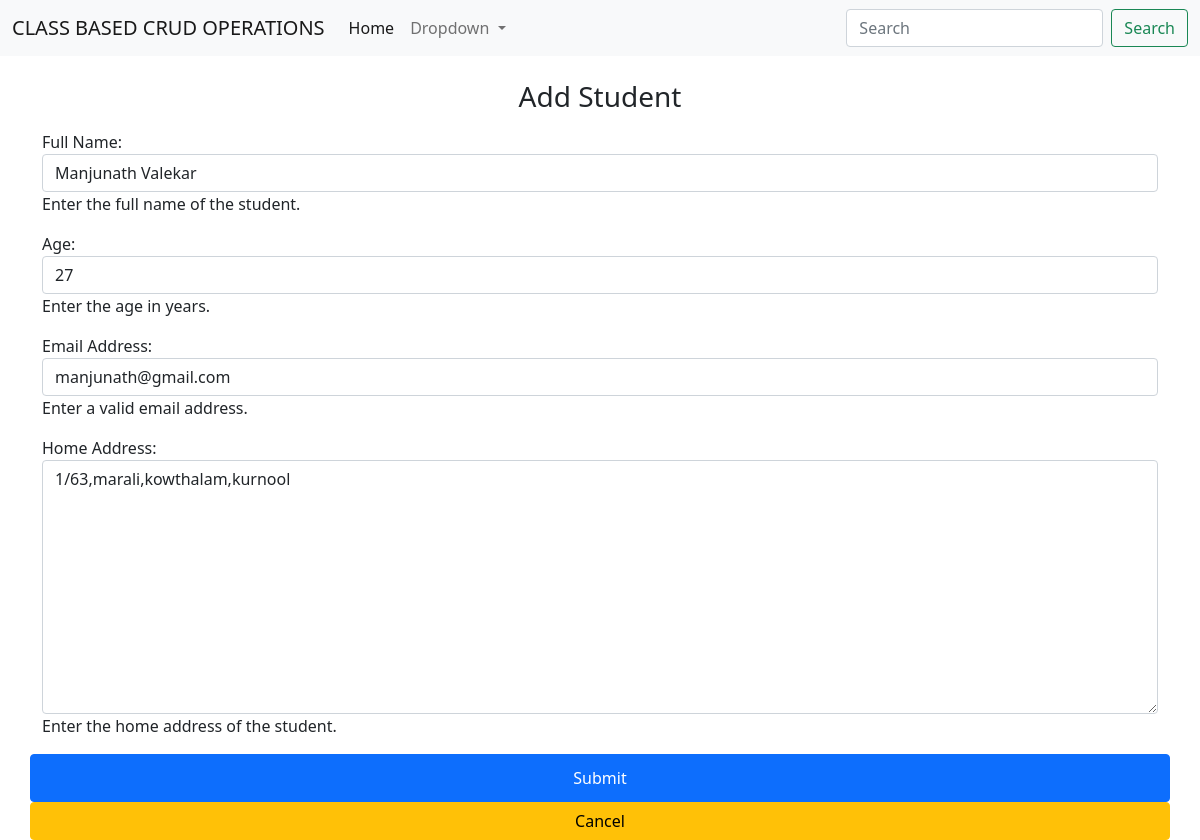
/student/1/update/, run on the app's committed database.
### cb_app/models.py (models this page shows, shortened)
class Student(models.Model):
    name = models.CharField(max_length=100)
    age = models.IntegerField()
    email = models.EmailField()
    address = models.TextField()
    created_at = models.DateTimeField(auto_now_add=True)
    updated_at = models.DateTimeField(auto_now=True)

### cb_app/views.py (the view)
# urls.py: path('student/<int:student_id>/update/', views.student_update, name='student_update'),
def student_update(request,student_id):
    student = Student.objects.get(id=student_id)
    form = StudentForm(instance=student)
    if request.method == 'POST':
        form = StudentForm(request.POST, instance = student)
        if form.is_valid():
            form.save()
            return redirect('index')
    context = {
        'form': form,
        'student': student
    }
    return render(request, 'cb_app/student_create.html', context)

### cb_app/forms.py
class StudentForm(forms.ModelForm):
    class Meta:
        model = Student
        fields = ['name', 'age', 'email', 'address']
        widgets = {
            'name': forms.TextInput(attrs={'class': 'form-control'}),
            'age': forms.NumberInput(attrs={'class': 'form-control'}),
            'email': forms.EmailInput(attrs={'class': 'form-control'}),
            'address': forms.Textarea(attrs={'class': 'form-control'}),
        }
        labels = {
            'name': 'Full Name',
            'age': 'Age',
            'email': 'Email Address',
            'address': 'Home Address',
        }
        help_texts = {
            'name': 'Enter the full name of the student.',
            'age': 'Enter the age in years.',
            'email': 'Enter a valid email address.',
            'address': 'Enter the home address of the student.',
        }

### cb_app/templates/cb_app/student_create.html (shortened to what this page needs)
{% extends 'base.html' %}
{% block content %}
<div class="container mt-4">
    <h3 class="mb-3 text-center"> Add Student </h3>
    {% if form %}
    <form method="post">
        {{ form.as_p }}
        <div class="row">
      <button type="submit" class="btn btn-primary">Submit</button>
      <br><br>
      <a href="{% url 'index' %}" class="btn btn-warning">Cancel</a>
  </div>
      </form>
    {% endif %}
</div>
{% endblock %}

### data on the page
Student: name "Manjunath Valekar", age "27", email "manjunath@gmail.com", address "1/63,marali,kowthalam,kurnool"
